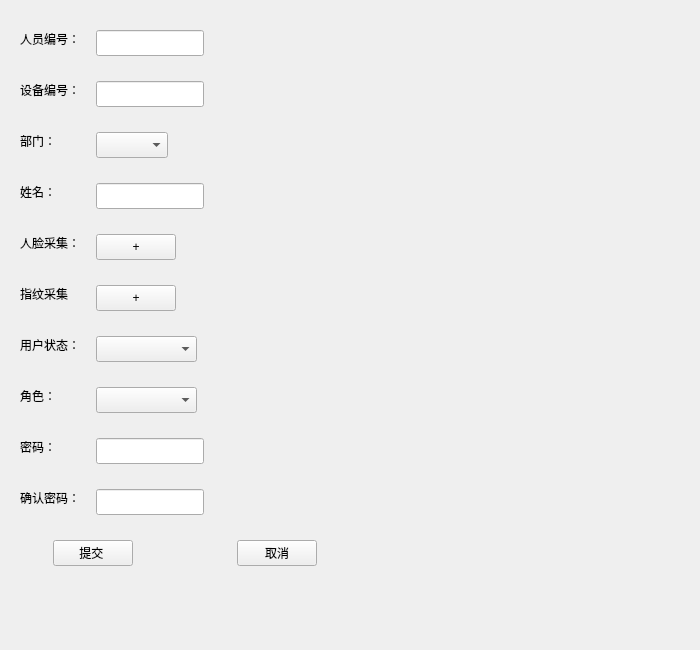
<?xml version="1.0" encoding="UTF-8"?>
<ui version="4.0">
 <class>UserInfoDialog</class>
 <widget class="QWidget" name="UserInfoDialog">
  <property name="geometry">
   <rect>
    <x>0</x>
    <y>0</y>
    <width>700</width>
    <height>650</height>
   </rect>
  </property>
  <property name="windowTitle">
   <string>Form</string>
  </property>
  <widget class="QStackedWidget" name="stackedWidget">
   <property name="geometry">
    <rect>
     <x>0</x>
     <y>0</y>
     <width>700</width>
     <height>650</height>
    </rect>
   </property>
   <property name="styleSheet">
    <string notr="true"/>
   </property>
   <widget class="QWidget" name="page">
    <widget class="QPushButton" name="pushButtonface">
     <property name="geometry">
      <rect>
       <x>96</x>
       <y>234</y>
       <width>80</width>
       <height>26</height>
      </rect>
     </property>
     <property name="text">
      <string>+</string>
     </property>
    </widget>
    <widget class="QLabel" name="labelrole">
     <property name="geometry">
      <rect>
       <x>20</x>
       <y>387</y>
       <width>36</width>
       <height>18</height>
      </rect>
     </property>
     <property name="text">
      <string>角色：</string>
     </property>
    </widget>
    <widget class="QLabel" name="labelfingerstauts">
     <property name="geometry">
      <rect>
       <x>217</x>
       <y>285</y>
       <width>131</width>
       <height>31</height>
      </rect>
     </property>
     <property name="styleSheet">
      <string notr="true">color: rgb(0, 0, 0);</string>
     </property>
     <property name="text">
      <string/>
     </property>
    </widget>
    <widget class="QLabel" name="labelface">
     <property name="geometry">
      <rect>
       <x>20</x>
       <y>234</y>
       <width>60</width>
       <height>18</height>
      </rect>
     </property>
     <property name="text">
      <string>人脸采集：</string>
     </property>
    </widget>
    <widget class="QLineEdit" name="lineEditpwd_1">
     <property name="geometry">
      <rect>
       <x>96</x>
       <y>489</y>
       <width>108</width>
       <height>26</height>
      </rect>
     </property>
    </widget>
    <widget class="QLabel" name="labelpwd">
     <property name="geometry">
      <rect>
       <x>20</x>
       <y>438</y>
       <width>36</width>
       <height>18</height>
      </rect>
     </property>
     <property name="text">
      <string>密码：</string>
     </property>
    </widget>
    <widget class="QLabel" name="labeluserstatus">
     <property name="geometry">
      <rect>
       <x>20</x>
       <y>336</y>
       <width>60</width>
       <height>18</height>
      </rect>
     </property>
     <property name="text">
      <string>用户状态：</string>
     </property>
    </widget>
    <widget class="QLineEdit" name="lineEdit_UserNo">
     <property name="geometry">
      <rect>
       <x>96</x>
       <y>30</y>
       <width>108</width>
       <height>26</height>
      </rect>
     </property>
    </widget>
    <widget class="QPushButton" name="pushButtonok">
     <property name="geometry">
      <rect>
       <x>53</x>
       <y>540</y>
       <width>80</width>
       <height>26</height>
      </rect>
     </property>
     <property name="text">
      <string>提交 </string>
     </property>
    </widget>
    <widget class="QComboBox" name="comboBoxuserstatus">
     <property name="geometry">
      <rect>
       <x>96</x>
       <y>336</y>
       <width>101</width>
       <height>26</height>
      </rect>
     </property>
    </widget>
    <widget class="QLabel" name="labelUserNo">
     <property name="geometry">
      <rect>
       <x>20</x>
       <y>30</y>
       <width>60</width>
       <height>18</height>
      </rect>
     </property>
     <property name="text">
      <string>人员编号：</string>
     </property>
    </widget>
    <widget class="QComboBox" name="comboBoxDepartment">
     <property name="geometry">
      <rect>
       <x>96</x>
       <y>132</y>
       <width>72</width>
       <height>26</height>
      </rect>
     </property>
    </widget>
    <widget class="QLineEdit" name="lineEditpwd">
     <property name="geometry">
      <rect>
       <x>96</x>
       <y>438</y>
       <width>108</width>
       <height>26</height>
      </rect>
     </property>
    </widget>
    <widget class="QLineEdit" name="lineEdit_UserName">
     <property name="geometry">
      <rect>
       <x>96</x>
       <y>183</y>
       <width>108</width>
       <height>26</height>
      </rect>
     </property>
     <property name="styleSheet">
      <string notr="true">font: 9pt &quot;Noto Sans CJK HK&quot;;</string>
     </property>
    </widget>
    <widget class="QPushButton" name="pushButtonfinger">
     <property name="geometry">
      <rect>
       <x>96</x>
       <y>285</y>
       <width>80</width>
       <height>26</height>
      </rect>
     </property>
     <property name="text">
      <string>+</string>
     </property>
    </widget>
    <widget class="QLabel" name="label_UserName">
     <property name="geometry">
      <rect>
       <x>20</x>
       <y>183</y>
       <width>36</width>
       <height>18</height>
      </rect>
     </property>
     <property name="text">
      <string>姓名：</string>
     </property>
    </widget>
    <widget class="QLabel" name="labelpwd_1">
     <property name="geometry">
      <rect>
       <x>20</x>
       <y>489</y>
       <width>60</width>
       <height>18</height>
      </rect>
     </property>
     <property name="text">
      <string>确认密码：</string>
     </property>
    </widget>
    <widget class="QPushButton" name="pushButtoncancel">
     <property name="geometry">
      <rect>
       <x>237</x>
       <y>540</y>
       <width>80</width>
       <height>26</height>
      </rect>
     </property>
     <property name="text">
      <string>取消</string>
     </property>
    </widget>
    <widget class="QLineEdit" name="lineEdit_DeviceNo">
     <property name="geometry">
      <rect>
       <x>96</x>
       <y>81</y>
       <width>108</width>
       <height>26</height>
      </rect>
     </property>
    </widget>
    <widget class="QLabel" name="labelfinger">
     <property name="geometry">
      <rect>
       <x>20</x>
       <y>285</y>
       <width>48</width>
       <height>18</height>
      </rect>
     </property>
     <property name="text">
      <string>指纹采集</string>
     </property>
    </widget>
    <widget class="QComboBox" name="comboBoxrole">
     <property name="geometry">
      <rect>
       <x>96</x>
       <y>387</y>
       <width>101</width>
       <height>26</height>
      </rect>
     </property>
    </widget>
    <widget class="QLabel" name="label_Department">
     <property name="geometry">
      <rect>
       <x>20</x>
       <y>132</y>
       <width>36</width>
       <height>18</height>
      </rect>
     </property>
     <property name="text">
      <string>部门：</string>
     </property>
    </widget>
    <widget class="QLabel" name="label_DeviceNo">
     <property name="geometry">
      <rect>
       <x>20</x>
       <y>81</y>
       <width>60</width>
       <height>18</height>
      </rect>
     </property>
     <property name="text">
      <string>设备编号：</string>
     </property>
    </widget>
   </widget>
  </widget>
 </widget>
 <resources/>
 <connections/>
</ui>
